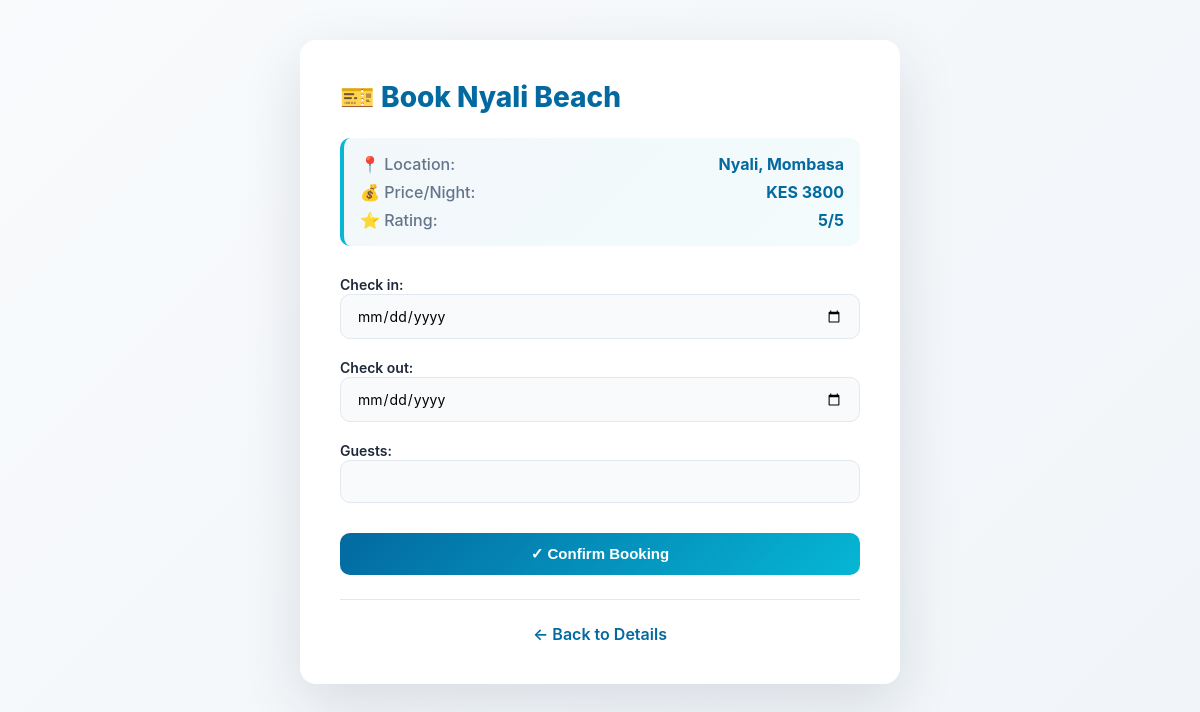
The page /book/2/ (signed in) on the database as committed earlier.
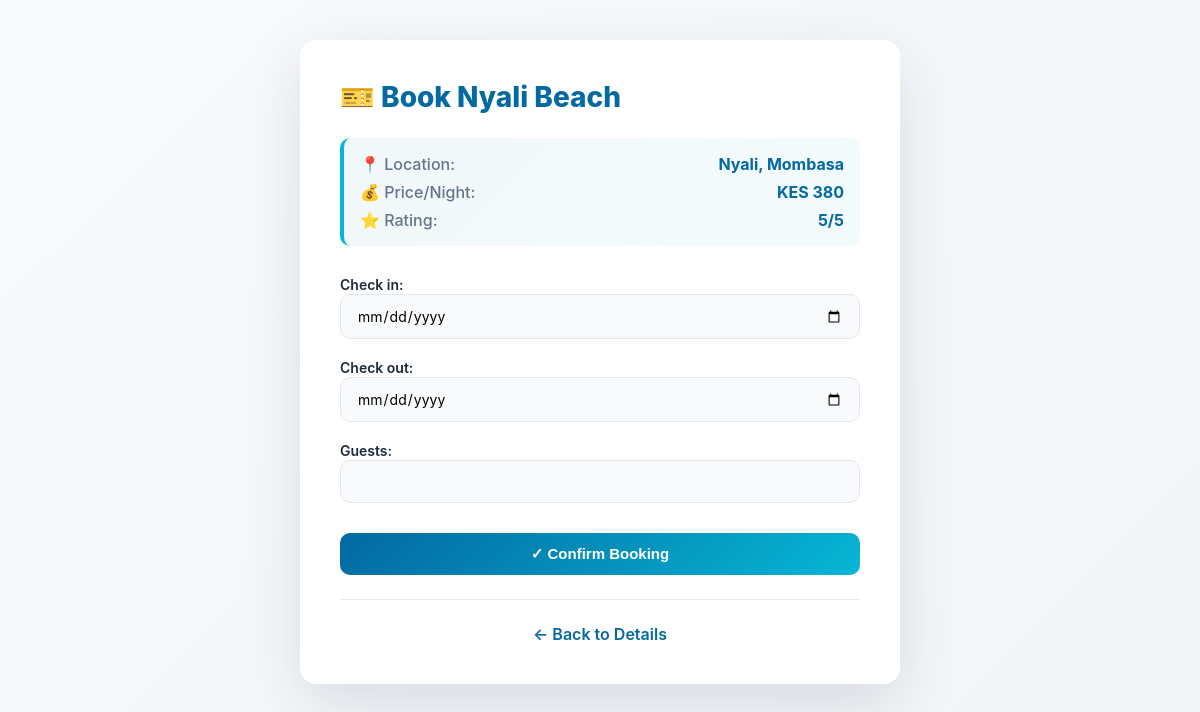
The same page on the database as committed later.
### tourism/models.py (models this page shows, shortened)
class Beach(models.Model):
    name = models.CharField(max_length=100)
    location = models.CharField(max_length=100)
    description = models.TextField()
    activities = models.TextField(blank=True)
    price = models.IntegerField()
    image = models.ImageField(upload_to='beach_images/', blank=True, null=True)
    latitude = models.FloatField(blank=True, null=True)
    longitude = models.FloatField(blank=True, null=True)

### tourism/views.py (the view)
# urls.py: path('book/<int:id>/', views.book_beach, name='book_beach'),
@login_required
def book_beach(request, id):
    beach = get_object_or_404(Beach, id=id)
    if request.method == 'POST':
        form = BookingForm(request.POST)
        if form.is_valid():
            booking = form.save(commit=False)
            booking.user = request.user
            booking.beach = beach
            booking.save()
            messages.success(request, 'Booking created successfully.')
            return redirect('my_bookings')
    else:
        form = BookingForm()
    return render(request, 'book_beach.html', {'form': form, 'beach': beach})

### tourism/forms.py
class BookingForm(forms.ModelForm):
    class Meta:
        model = Booking
        fields = [
            'check_in',
            'check_out',
            'guests',
        ]
        widgets = {
            'check_in': forms.DateInput(attrs={'type': 'date'}),
            'check_out': forms.DateInput(attrs={'type': 'date'}),
        }

### tourism/templates/book_beach.html (shortened to what this page needs)
<!DOCTYPE html>
<html lang="en">
<head>
</head>
<body>
    <div class="card">
        <h1>🎫 Book {{ beach.name }}</h1>
        <div class="details">
            <div class="detail-item">
                <span class="detail-label">📍 Location:</span>
                <span class="detail-value">{{ beach.location }}</span>
            </div>
            <div class="detail-item">
                <span class="detail-label">💰 Price/Night:</span>
                <span class="detail-value">KES {{ beach.price }}</span>
            </div>
            <div class="detail-item">
                <span class="detail-label">⭐ Rating:</span>
                <span class="detail-value">5/5</span>
            </div>
        </div>
        <form method="POST">
            {{ form.as_p }}
            <button type="submit">✓ Confirm Booking</button>
        </form>
        <p class="back-link"><a href="{% url 'beach_detail' beach.id %}">← Back to Details</a></p>
    </div>
</body>
</html>

Rows that differ between the two databases and show on the page:
changed Beach "Nyali Beach": price "3800" → "380"
